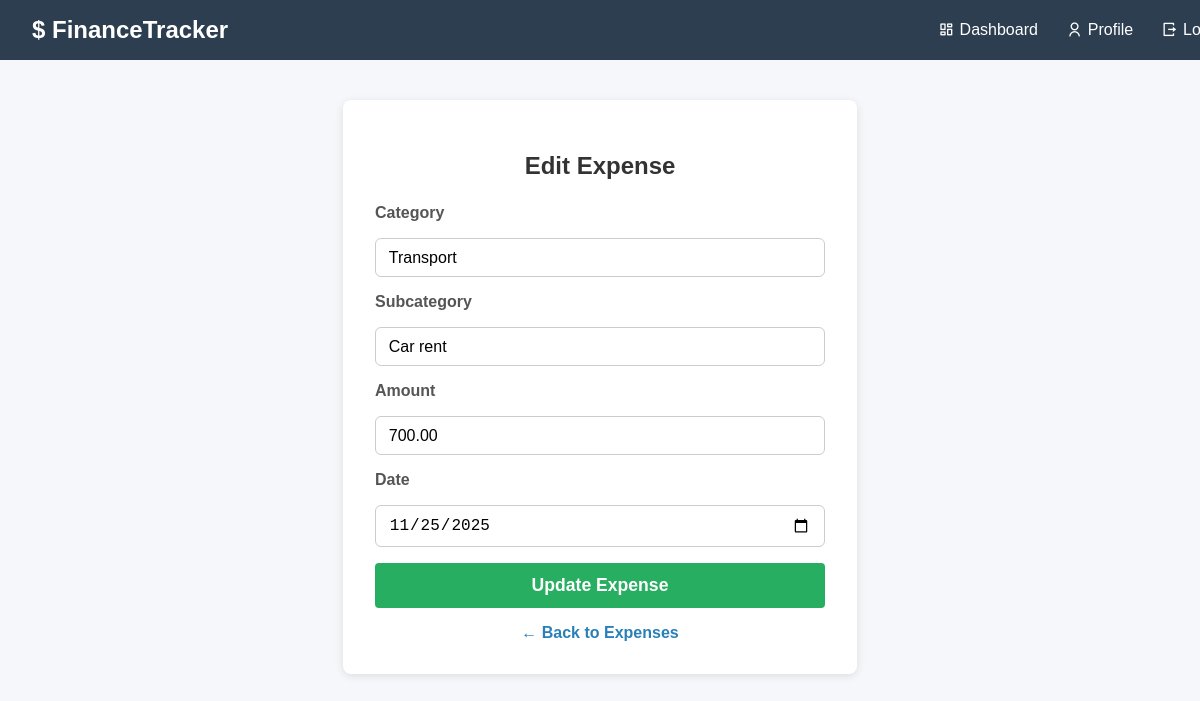
Screenshot of /edit_expense.php?id=8 (signed in) with the database file from the repository.
### tables this page shows
CREATE TABLE `categories` (
  `id` int(11) NOT NULL,
  `user_id` int(11) NOT NULL,
  `name` varchar(100) NOT NULL,
  `type` enum('income','expense') NOT NULL,
  `parent_id` int(11) DEFAULT NULL,
  `created_at` timestamp NOT NULL DEFAULT current_timestamp()
);

CREATE TABLE `expenses` (
  `id` int(11) NOT NULL,
  `user_id` int(11) NOT NULL,
  `category` varchar(100) NOT NULL,
  `amount` decimal(10,2) NOT NULL,
  `date` date NOT NULL,
  `created_at` timestamp NOT NULL DEFAULT current_timestamp(),
  `category_id` int(11) DEFAULT NULL
);

### edit_expense.php (the view, shortened to what this page needs)
<?php
include 'db.php';
$user_id = $_SESSION['user_id'];
$id = intval($_GET['id'] ?? 0);
$stmt = $conn->prepare("SELECT amount, category, category_id, date FROM expenses WHERE id = ? AND user_id = ?");
$stmt->bind_param("ii", $id, $user_id);
$stmt->execute();
$result = $stmt->get_result();
$current = $result->fetch_assoc();
$category_name = $current['category'];
$subcategory_name = '';
if ($current['category_id']) {
    $stmt = $conn->prepare("SELECT name, parent_id FROM categories WHERE id = ?");
    $stmt->bind_param("i", $current['category_id']);
    $stmt->execute();
    $cat_result = $stmt->get_result();
    if ($cat_row = $cat_result->fetch_assoc()) {
        if ($cat_row['parent_id']) {
            $subcategory_name = $cat_row['name'];
            $stmt2 = $conn->prepare("SELECT name FROM categories WHERE id = ?");
            $stmt2->bind_param("i", $cat_row['parent_id']);
            $stmt2->execute();
            $parent_result = $stmt2->get_result();
            if ($parent_row = $parent_result->fetch_assoc()) {
                $category_name = $parent_row['name'];
            }
        } else {
            $category_name = $cat_row['name'];
        }
    }
}
?>
<!DOCTYPE html>
<html lang="en">
<head>
  <link rel="stylesheet" href="https://cdn.jsdelivr.net/npm/remixicon/fonts/remixicon.css" />
</head>
<body>
<nav>
  <div class="logo">$ <span>Finance</span>Tracker</div>
  <div class="nav-links">
    <a href="dashboard.php"><i class="ri-dashboard-line"></i>Dashboard</a>
    <a href="profile.php"><i class="ri-user-line"></i>Profile</a>
    <a href="logout.php"><i class="ri-logout-box-r-line"></i>Logout</a>
  </div>
</nav>
<div class="container">
  <h2>Edit Expense</h2>
  <form action="edit_expense.php?id=<?php echo $id; ?>" method="post">
    <label for="category">Category</label>
    <input type="text" id="category" name="category" placeholder="e.g., Grocery" required value="<?= htmlspecialchars($category_name) ?>" />
    <label for="subcategory">Subcategory</label>
    <input type="text" id="subcategory" name="subcategory" placeholder="e.g., Vegetable" required value="<?= htmlspecialchars($subcategory_name) ?>" />
    <label for="amount">Amount</label>
    <input type="number" step="0.01" id="amount" name="amount" placeholder="Enter amount" required value="<?= htmlspecialchars($current['amount']) ?>" />
    <label for="date">Date</label>
    <input type="date" id="date" name="date" required value="<?= htmlspecialchars($current['date']) ?>" />
    <button type="submit">Update Expense</button>
  </form>
  <a href="view_expense.php" class="back-link">&larr; Back to Expenses</a>
</div>
</body>
</html>

### edit_expense.php (style rules this page uses)
body { font-family: Arial, sans-serif; background: #f5f7fa; margin: 0; padding: 0; }
nav { background: #2c3e50; color: #fff; padding: 1rem 2rem; display: flex; justify-content: space-between; align-items: center; position: fixed; width: 100%; top: 0; left: 0; z-index: 1000; }
nav .logo { font-size: 1.5rem; font-weight: bold; }
nav .nav-links a { color: #fff; margin-left: 1.5rem; text-decoration: none; font-weight: 500; display: inline-flex; align-items: center; gap: 0.3rem; }
.container { max-width: 450px; background: white; margin: 100px auto 2rem; padding: 2rem; border-radius: 8px; box-shadow: 0 2px 8px rgba(0,0,0,0.1); }
h2 { text-align: center; margin-bottom: 1.5rem; color: #333; }
form { display: flex; flex-direction: column; gap: 1rem; }
label { font-weight: 600; color: #555; }
input[type="text"], input[type="number"], input[type="date"] { padding: 0.6rem 0.8rem; border: 1px solid #ccc; border-radius: 6px; font-size: 1rem; transition: border-color 0.3s ease; }
button { background: #27ae60; color: white; font-weight: 600; border: none; padding: 0.75rem; border-radius: 4px; cursor: pointer; font-size: 1.1rem; transition: background-color 0.3s ease; }
.back-link { display: block; margin-top: 1rem; text-align: center; color: #2980b9; text-decoration: none; font-weight: 600; }

### rows the page displays
categories: category "Transport"
categories: subcategory "Car rent"
expenses: amount "700.00", date "11/25/2025"
